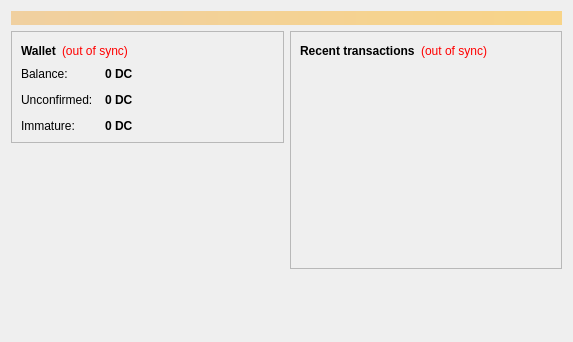
<?xml version="1.0" encoding="UTF-8"?>
<ui version="4.0">
 <class>OverviewPage</class>
 <widget class="QWidget" name="OverviewPage">
  <property name="geometry">
   <rect>
    <x>0</x>
    <y>0</y>
    <width>573</width>
    <height>342</height>
   </rect>
  </property>
  <property name="windowTitle">
   <string>Form</string>
  </property>
  <layout class="QVBoxLayout" name="topLayout">
   <item>
    <widget class="QLabel" name="labelAlerts">
     <property name="visible">
      <bool>false</bool>
     </property>
     <property name="styleSheet">
      <string notr="true">background-color: qlineargradient(x1: 0, y1: 0, x2: 1, y2: 0, stop:0 #F0D0A0, stop:1 #F8D488); color:#000000;</string>
     </property>
     <property name="wordWrap">
      <bool>true</bool>
     </property>
     <property name="margin">
      <number>3</number>
     </property>
    </widget>
   </item>
   <item>
    <layout class="QHBoxLayout" name="horizontalLayout" stretch="1,1">
     <item>
      <layout class="QVBoxLayout" name="verticalLayout_2">
       <item>
        <widget class="QFrame" name="frame">
         <property name="frameShape">
          <enum>QFrame::StyledPanel</enum>
         </property>
         <property name="frameShadow">
          <enum>QFrame::Raised</enum>
         </property>
         <layout class="QVBoxLayout" name="verticalLayout_4">
          <item>
           <layout class="QHBoxLayout" name="horizontalLayout_4">
            <item>
             <widget class="QLabel" name="label_5">
              <property name="font">
               <font>
                <weight>75</weight>
                <bold>true</bold>
               </font>
              </property>
              <property name="text">
               <string>Wallet</string>
              </property>
             </widget>
            </item>
            <item>
             <widget class="QLabel" name="labelWalletStatus">
              <property name="toolTip">
               <string>The displayed information may be out of date. Your wallet automatically synchronizes with the DCcoin network after a connection is established, but this process has not completed yet.</string>
              </property>
              <property name="styleSheet">
               <string notr="true">QLabel { color: red; }</string>
              </property>
              <property name="text">
               <string notr="true">(out of sync)</string>
              </property>
              <property name="alignment">
               <set>Qt::AlignLeading|Qt::AlignLeft|Qt::AlignVCenter</set>
              </property>
             </widget>
            </item>
            <item>
             <spacer name="horizontalSpacer_2">
              <property name="orientation">
               <enum>Qt::Horizontal</enum>
              </property>
              <property name="sizeHint" stdset="0">
               <size>
                <width>40</width>
                <height>20</height>
               </size>
              </property>
             </spacer>
            </item>
           </layout>
          </item>
          <item>
           <layout class="QFormLayout" name="formLayout_2">
            <property name="fieldGrowthPolicy">
             <enum>QFormLayout::AllNonFixedFieldsGrow</enum>
            </property>
            <property name="horizontalSpacing">
             <number>12</number>
            </property>
            <property name="verticalSpacing">
             <number>12</number>
            </property>
            <item row="0" column="0">
             <widget class="QLabel" name="label">
              <property name="text">
               <string>Balance:</string>
              </property>
             </widget>
            </item>
            <item row="0" column="1">
             <widget class="QLabel" name="labelBalance">
              <property name="font">
               <font>
                <weight>75</weight>
                <bold>true</bold>
               </font>
              </property>
              <property name="cursor">
               <cursorShape>IBeamCursor</cursorShape>
              </property>
              <property name="toolTip">
               <string>Your current balance</string>
              </property>
              <property name="text">
               <string notr="true">0 DC</string>
              </property>
              <property name="textInteractionFlags">
               <set>Qt::LinksAccessibleByMouse|Qt::TextSelectableByKeyboard|Qt::TextSelectableByMouse</set>
              </property>
             </widget>
            </item>
            <item row="1" column="0">
             <widget class="QLabel" name="label_3">
              <property name="text">
               <string>Unconfirmed:</string>
              </property>
             </widget>
            </item>
            <item row="1" column="1">
             <widget class="QLabel" name="labelUnconfirmed">
              <property name="font">
               <font>
                <weight>75</weight>
                <bold>true</bold>
               </font>
              </property>
              <property name="cursor">
               <cursorShape>IBeamCursor</cursorShape>
              </property>
              <property name="toolTip">
               <string>Total of transactions that have yet to be confirmed, and do not yet count toward the current balance</string>
              </property>
              <property name="text">
               <string notr="true">0 DC</string>
              </property>
              <property name="textInteractionFlags">
               <set>Qt::LinksAccessibleByMouse|Qt::TextSelectableByKeyboard|Qt::TextSelectableByMouse</set>
              </property>
             </widget>
            </item>
            <item row="2" column="0">
             <widget class="QLabel" name="labelImmatureText">
              <property name="text">
               <string>Immature:</string>
              </property>
             </widget>
            </item>
            <item row="2" column="1">
             <widget class="QLabel" name="labelImmature">
              <property name="font">
               <font>
                <weight>75</weight>
                <bold>true</bold>
               </font>
              </property>
              <property name="toolTip">
               <string>Mined balance that has not yet matured</string>
              </property>
              <property name="text">
               <string notr="true">0 DC</string>
              </property>
              <property name="textInteractionFlags">
               <set>Qt::LinksAccessibleByMouse|Qt::TextSelectableByKeyboard|Qt::TextSelectableByMouse</set>
              </property>
             </widget>
            </item>
           </layout>
          </item>
         </layout>
        </widget>
       </item>
       <item>
        <spacer name="verticalSpacer">
         <property name="orientation">
          <enum>Qt::Vertical</enum>
         </property>
         <property name="sizeHint" stdset="0">
          <size>
           <width>20</width>
           <height>40</height>
          </size>
         </property>
        </spacer>
       </item>
      </layout>
     </item>
     <item>
      <layout class="QVBoxLayout" name="verticalLayout_3">
       <item>
        <widget class="QFrame" name="frame_2">
         <property name="frameShape">
          <enum>QFrame::StyledPanel</enum>
         </property>
         <property name="frameShadow">
          <enum>QFrame::Raised</enum>
         </property>
         <layout class="QVBoxLayout" name="verticalLayout">
          <item>
           <layout class="QHBoxLayout" name="horizontalLayout_2">
            <item>
             <widget class="QLabel" name="label_4">
              <property name="text">
               <string>&lt;b&gt;Recent transactions&lt;/b&gt;</string>
              </property>
             </widget>
            </item>
            <item>
             <widget class="QLabel" name="labelTransactionsStatus">
              <property name="toolTip">
               <string>The displayed information may be out of date. Your wallet automatically synchronizes with the DCcoin network after a connection is established, but this process has not completed yet.</string>
              </property>
              <property name="styleSheet">
               <string notr="true">QLabel { color: red; }</string>
              </property>
              <property name="text">
               <string notr="true">(out of sync)</string>
              </property>
              <property name="alignment">
               <set>Qt::AlignRight|Qt::AlignTrailing|Qt::AlignVCenter</set>
              </property>
             </widget>
            </item>
            <item>
             <spacer name="horizontalSpacer">
              <property name="orientation">
               <enum>Qt::Horizontal</enum>
              </property>
              <property name="sizeHint" stdset="0">
               <size>
                <width>40</width>
                <height>20</height>
               </size>
              </property>
             </spacer>
            </item>
           </layout>
          </item>
          <item>
           <widget class="QListView" name="listTransactions">
            <property name="styleSheet">
             <string notr="true">QListView { background: transparent; }</string>
            </property>
            <property name="frameShape">
             <enum>QFrame::NoFrame</enum>
            </property>
            <property name="verticalScrollBarPolicy">
             <enum>Qt::ScrollBarAlwaysOff</enum>
            </property>
            <property name="horizontalScrollBarPolicy">
             <enum>Qt::ScrollBarAlwaysOff</enum>
            </property>
            <property name="selectionMode">
             <enum>QAbstractItemView::NoSelection</enum>
            </property>
           </widget>
          </item>
         </layout>
        </widget>
       </item>
       <item>
        <spacer name="verticalSpacer_2">
         <property name="orientation">
          <enum>Qt::Vertical</enum>
         </property>
         <property name="sizeHint" stdset="0">
          <size>
           <width>20</width>
           <height>40</height>
          </size>
         </property>
        </spacer>
       </item>
      </layout>
     </item>
    </layout>
   </item>
  </layout>
 </widget>
 <resources/>
 <connections/>
</ui>
